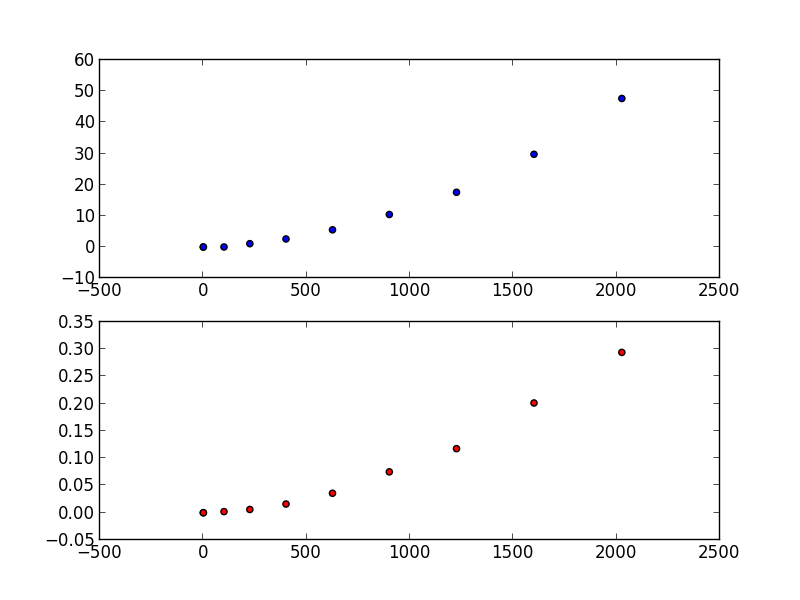

Write the Python code that produced this figure.
from Grid import *
import matplotlib.pyplot as plt

timing = []
number = 10
numStates = np.zeros(number)
y1 = np.zeros(number)
y2 = np.zeros(number)
ar = np.arange(10,50,5)
for i,j in enumerate(ar):
	layout = [j,j]
	obstacle = j*j/3
	goal = j*j - 1
	env = grid_environment(layout,obstacle,goal)
	freq,t = forward_backard(env.transition_f,env.reward_f,0,goal,10)
	timing.append(t)
	numStates[i] = j*j
	y1[i] = t["Backward"]
	y2[i] = t["Forward"]
print y2

plt.subplot(2,1,1)
plt.scatter(numStates,y1)
plt.subplot(2,1,2)
plt.scatter(numStates,y2,c = 'r')
plt.show()
